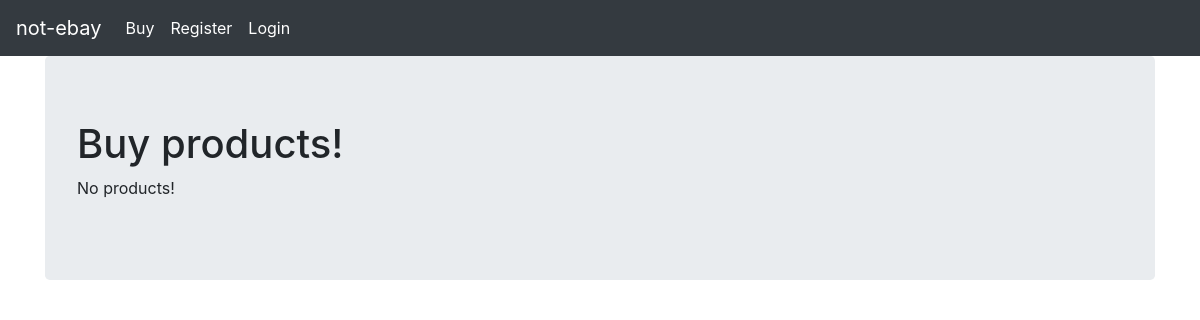
/shop/buy/, run on an earlier commit of the app's database.
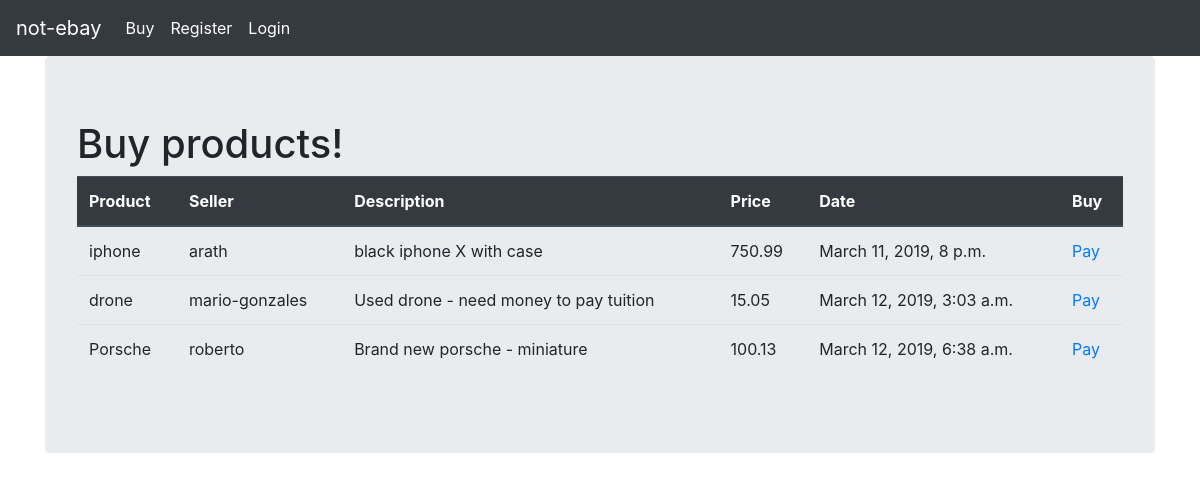
And on a later commit of the database.
### shop/models.py (models this page shows, shortened)
class Product(models.Model):
    seller = models.ForeignKey('auth.User')
    product_name = models.CharField(max_length=100)
    description = models.TextField()
    price = models.DecimalField(max_digits=6, decimal_places=2)
    date = models.DateTimeField(default=timezone.now())

### shop/views.py (the view)
def buy(request):
    product_list = Product.objects.order_by('date')
    return render(request, 'shop/buy.html', {'product_list': product_list})

### shop/templates/shop/buy.html (shortened to what this page needs)
{% extends 'shop/base.html' %} {% block body_block %}
<div class="jumbotron">
  <h1>Buy products!</h1>
  <div>
    {% if product_list %}
    <table class="table">
      <thead class="thead-dark">
        <th scope="col">Product</th>
        <th scope="col">Seller</th>
        <th scope="col">Description</th>
        <th scope="col">Price</th>
        <th scope="col">Date</th>
        <th scope="col">Buy</th>
      </thead>
      <tbody>
        {% for product in product_list %}
        <tr>
          <td>{{ product.product_name }}</td>
          <td>{{ product.seller }}</td>
          <td>{{ product.description }}</td>
          <td>{{ product.price }}</td>
          <td>{{ product.date }}</td>
          <td><a href="{% url 'shop:payment' %}">Pay</a></td>
        </tr>
        {% endfor %} {% else %}
    <p>No products!</p>
    {% endif %}
  </div>
</div>
{% endblock %}

### shop/templates/shop/base.html (shortened to what this page needs)
<!DOCTYPE html>
<html lang="en">
  <head>
    <link
      rel="stylesheet"
      href="https://stackpath.bootstrapcdn.com/bootstrap/4.3.1/css/bootstrap.min.css"
    />
    <nav class="navbar navbar-expand-lg navbar-dark bg-dark">
        <a class="navbar-brand" href="{% url 'index' %}">not-ebay</a>
        <div class="collapse navbar-collapse" id="navbarNav">
          <ul class="navbar-nav">
            <li class="nav-item active">
              <a class="nav-link" href="{% url 'shop:buy' %}">Buy<span class="sr-only">(current)</span></a>
            </li>
            {% if user.is_authenticated %}
            <li class="nav-item active">
              <a class="nav-link" href="{%url 'shop:sell_item'%}">Sell <span class="sr-only">(current)</span></a>
            </li>
            <li class="nav-item active">
               <a class="nav-link" href="{%url 'logout'%}">Logout <span class="sr-only">(current)</span></a>
            </li>
            {% else %}
            <li class="nav-item active">
               <a class="nav-link" href="{%url 'shop:register'%}">Register <span class="sr-only">(current)</span></a>
            </li>
            <li class="nav-item active">
              <a class="nav-link" href="{%url 'shop:user_login'%}">Login <span class="sr-only">(current)</span></a>
            </li>
            {% endif %}
          </ul>
        </div>
      </nav>
    <div class="container">
      {% block body_block %} {% endblock %}
    </div>
  </body>
</html>

What changed in the data, as far as the page shows it:
added Product: product_name "iphone", seller "arath", description "black iphone X with case", price "750.99", date "March 11, 2019, 8 p.m."
added Product: product_name "drone", seller "mario-gonzales", description "Used drone - need money to pay tuition", price "15.05", date "March 12, 2019, 3:03 a.m."
added Product: product_name "Porsche", seller "roberto", description "Brand new porsche - miniature", price "100.13", date "March 12, 2019, 6:38 a.m."
Also different on the page:
text no longer shown: "No products!"
text now shown: "Product Seller Description Price Date Buy"
